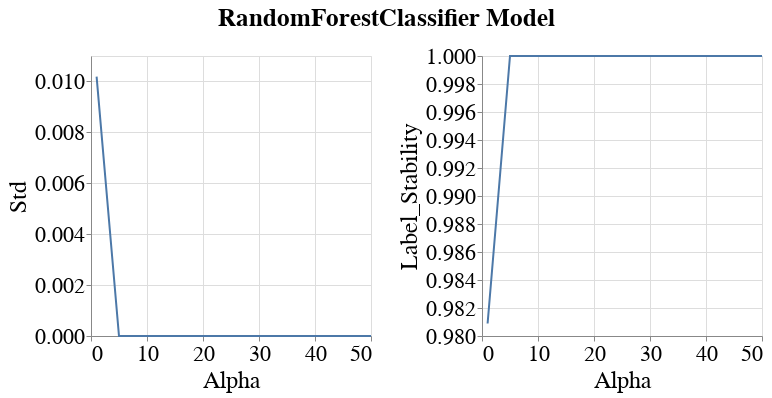

The notebook cell this image was saved under:
### Code cell
visualizer.create_subgroup_metrics_line_band_plot(model_name=MODEL_NAMES[0],
                                                  subgroup_metrics=['Std', 'Label_Stability'],
                                                  subgroup='sex_dis')

### Figure 1 — Vega-Lite specification as saved in the notebook (floating-point values rounded to 4 significant figures)
{"config": {"view": {"continuousWidth": 400, "continuousHeight": 300}, "axis": {"labelFontSize": 22, "labelFontWeight": "normal", "titleFontSize": 24, "titleFontWeight": "normal"}, "legend": {"labelFontSize": 22, "symbolStrokeWidth": 10, "titleFontSize": 24}, "title": {"fontSize": 22}}, "vconcat": [{"hconcat": [{"layer": [{"mark": {"type": "errorband", "extent": "ci"}, "encoding": {"x": {"field": "Intervention_Param", "title": "Alpha", "type": "quantitative"}, "y": {"field": "Metric_Value", "scale": {"zero": false}, "title": "Std", "type": "quantitative"}}}, {"mark": "line", "encoding": {"x": {"field": "Intervention_Param", "title": "Alpha", "type": "quantitative"}, "y": {"aggregate": "mean", "field": "Metric_Value", "scale": {"zero": false}, "title": "Std", "type": "quantitative"}}}], "height": 280, "width": 280}, {"layer": [{"mark": {"type": "errorband", "extent": "ci"}, "encoding": {"x": {"field": "Intervention_Param", "title": "Alpha", "type": "quantitative"}, "y": {"field": "Metric_Value", "scale": {"zero": false}, "title": "Label_Stability", "type": "quantitative"}}}, {"mark": "line", "encoding": {"x": {"field": "Intervention_Param", "title": "Alpha", "type": "quantitative"}, "y": {"aggregate": "mean", "field": "Metric_Value", "scale": {"zero": false}, "title": "Label_Stability", "type": "quantitative"}}}], "data": {"name": "data-56a6ef934cbf0574a8db35be5f100b4e"}, "height": 280, "width": 280}]}], "data": {"name": "data-d96d1218a26b8802bdfee82853a65452"}, "title": {"text": "RandomForestClassifier Model", "anchor": "middle", "dy": -10, "fontSize": 25}, "$schema": "https://vega.github.io/schema/vega-lite/v4.17.0.json", "datasets": {"data-d96d1218a26b8802bdfee82853a65452": [{"Metric": "Std", "Model_Name": "RandomForestClassifier", "Model_Params": "{'bootstrap': True, 'ccp_alpha': 0.0, 'class_weight': None, 'criterion': 'gini', 'max_depth': 10, 'max_features': 'sqrt', 'max_leaf_nodes': None, 'max_samples': None, 'min_impurity_decrease': 0.0, 'min_samples_leaf': 1, 'min_samples_split': 2, 'min_weight_fraction_leaf': 0.0, 'n_estimators': 100, 'n_jobs': None, 'oob_score': False, 'random_state': 200, 'verbose': 0, 'warm_start': False}", "Dataset_Name": "StudentPerformance", "Num_Estimators": 200, "Tag": "OK", "Record_Create_Date_Time": "2023-10-28T11:14:54.873000", "Session_Uuid": "c69c602f-b78e-46ea-9836-1fc7471ad426", "Experiment_Iteration": "Exp_iter_2", "Dataset_Split_Seed": 200, "Model_Init_Seed": 200, "Fair_Intervention_Params_Lst": "[1, 5, 10, 25, 50]", "Intervention_Param": 1, "Subgroup": "sex_dis", "Metric_Value": 0.01019}, {"Metric": "Std", "Model_Name": "RandomForestClassifier", "Model_Params": "{'bootstrap': True, 'ccp_alpha': 0.0, 'class_weight': None, 'criterion': 'gini', 'max_depth': 10, 'max_features': 'sqrt', 'max_leaf_nodes': None, 'max_samples': None, 'min_impurity_decrease': 0.0, 'min_samples_leaf': 1, 'min_samples_split': 2, 'min_weight_fraction_leaf': 0.0, 'n_estimators': 100, 'n_jobs': None, 'oob_score': False, 'random_state': 200, 'verbose': 0, 'warm_start': False}", "Dataset_Name": "StudentPerformance", "Num_Estimators": 200, "Tag": "OK", "Record_Create_Date_Time": "2023-10-28T11:18:09.625000", "Session_Uuid": "c69c602f-b78e-46ea-9836-1fc7471ad426", "Experiment_Iteration": "Exp_iter_2", "Dataset_Split_Seed": 200, "Model_Init_Seed": 200, "Fair_Intervention_Params_Lst": "[1, 5, 10, 25, 50]", "Intervention_Param": 5, "Subgroup": "sex_dis", "Metric_Value": 0.0}, {"Metric": "Std", "Model_Name": "RandomForestClassifier", "Model_Params": "{'bootstrap': True, 'ccp_alpha': 0.0, 'class_weight': None, 'criterion': 'gini', 'max_depth': 10, 'max_features': 'sqrt', 'max_leaf_nodes': None, 'max_samples': None, 'min_impurity_decrease': 0.0, 'min_samples_leaf': 1, 'min_samples_split': 2, 'min_weight_fraction_leaf': 0.0, 'n_estimators': 100, 'n_jobs': None, 'oob_score': False, 'random_state': 200, 'verbose': 0, 'warm_start': False}", "Dataset_Name": "StudentPerformance", "Num_Estimators": 200, "Tag": "OK", "Record_Create_Date_Time": "2023-10-28T11:21:26.621000", "Session_Uuid": "c69c602f-b78e-46ea-9836-1fc7471ad426", "Experiment_Iteration": "Exp_iter_2", "Dataset_Split_Seed": 200, "Model_Init_Seed": 200, "Fair_Intervention_Params_Lst": "[1, 5, 10, 25, 50]", "Intervention_Param": 10, "Subgroup": "sex_dis", "Metric_Value": 0.0}, {"Metric": "Std", "Model_Name": "RandomForestClassifier", "Model_Params": "{'bootstrap': True, 'ccp_alpha': 0.0, 'class_weight': None, 'criterion': 'gini', 'max_depth': 10, 'max_features': 'sqrt', 'max_leaf_nodes': None, 'max_samples': None, 'min_impurity_decrease': 0.0, 'min_samples_leaf': 1, 'min_samples_split': 2, 'min_weight_fraction_leaf': 0.0, 'n_estimators': 100, 'n_jobs': None, 'oob_score': False, 'random_state': 200, 'verbose': 0, 'warm_start': False}", "Dataset_Name": "StudentPerformance", "Num_Estimators": 200, "Tag": "OK", "Record_Create_Date_Time": "2023-10-28T11:24:41.066000", "Session_Uuid": "c69c602f-b78e-46ea-9836-1fc7471ad426", "Experiment_Iteration": "Exp_iter_2", "Dataset_Split_Seed": 200, "Model_Init_Seed": 200, "Fair_Intervention_Params_Lst": "[1, 5, 10, 25, 50]", "Intervention_Param": 25, "Subgroup": "sex_dis", "Metric_Value": 0.0}, {"Metric": "Std", "Model_Name": "RandomForestClassifier", "Model_Params": "{'bootstrap': True, 'ccp_alpha': 0.0, 'class_weight': None, 'criterion': 'gini', 'max_depth': 10, 'max_features': 'sqrt', 'max_leaf_nodes': None, 'max_samples': None, 'min_impurity_decrease': 0.0, 'min_samples_leaf': 1, 'min_samples_split': 2, 'min_weight_fraction_leaf': 0.0, 'n_estimators': 100, 'n_jobs': None, 'oob_score': False, 'random_state': 200, 'verbose': 0, 'warm_start': False}", "Dataset_Name": "StudentPerformance", "Num_Estimators": 200, "Tag": "OK", "Record_Create_Date_Time": "2023-10-28T11:27:38.138000", "Session_Uuid": "c69c602f-b78e-46ea-9836-1fc7471ad426", "Experiment_Iteration": "Exp_iter_2", "Dataset_Split_Seed": 200, "Model_Init_Seed": 200, "Fair_Intervention_Params_Lst": "[1, 5, 10, 25, 50]", "Intervention_Param": 50, "Subgroup": "sex_dis", "Metric_Value": 0.0}], "data-56a6ef934cbf0574a8db35be5f100b4e": [{"Metric": "Label_Stability", "Model_Name": "RandomForestClassifier", "Model_Params": "{'bootstrap': True, 'ccp_alpha': 0.0, 'class_weight': None, 'criterion': 'gini', 'max_depth': 10, 'max_features': 'sqrt', 'max_leaf_nodes': None, 'max_samples': None, 'min_impurity_decrease': 0.0, 'min_samples_leaf': 1, 'min_samples_split': 2, 'min_weight_fraction_leaf': 0.0, 'n_estimators': 100, 'n_jobs': None, 'oob_score': False, 'random_state': 200, 'verbose': 0, 'warm_start': False}", "Dataset_Name": "StudentPerformance", "Num_Estimators": 200, "Tag": "OK", "Record_Create_Date_Time": "2023-10-28T11:14:54.873000", "Session_Uuid": "c69c602f-b78e-46ea-9836-1fc7471ad426", "Experiment_Iteration": "Exp_iter_2", "Dataset_Split_Seed": 200, "Model_Init_Seed": 200, "Fair_Intervention_Params_Lst": "[1, 5, 10, 25, 50]", "Intervention_Param": 1, "Subgroup": "sex_dis", "Metric_Value": 0.9809}, {"Metric": "Label_Stability", "Model_Name": "RandomForestClassifier", "Model_Params": "{'bootstrap': True, 'ccp_alpha': 0.0, 'class_weight': None, 'criterion': 'gini', 'max_depth': 10, 'max_features': 'sqrt', 'max_leaf_nodes': None, 'max_samples': None, 'min_impurity_decrease': 0.0, 'min_samples_leaf': 1, 'min_samples_split': 2, 'min_weight_fraction_leaf': 0.0, 'n_estimators': 100, 'n_jobs': None, 'oob_score': False, 'random_state': 200, 'verbose': 0, 'warm_start': False}", "Dataset_Name": "StudentPerformance", "Num_Estimators": 200, "Tag": "OK", "Record_Create_Date_Time": "2023-10-28T11:18:09.625000", "Session_Uuid": "c69c602f-b78e-46ea-9836-1fc7471ad426", "Experiment_Iteration": "Exp_iter_2", "Dataset_Split_Seed": 200, "Model_Init_Seed": 200, "Fair_Intervention_Params_Lst": "[1, 5, 10, 25, 50]", "Intervention_Param": 5, "Subgroup": "sex_dis", "Metric_Value": 1.0}, {"Metric": "Label_Stability", "Model_Name": "RandomForestClassifier", "Model_Params": "{'bootstrap': True, 'ccp_alpha': 0.0, 'class_weight': None, 'criterion': 'gini', 'max_depth': 10, 'max_features': 'sqrt', 'max_leaf_nodes': None, 'max_samples': None, 'min_impurity_decrease': 0.0, 'min_samples_leaf': 1, 'min_samples_split': 2, 'min_weight_fraction_leaf': 0.0, 'n_estimators': 100, 'n_jobs': None, 'oob_score': False, 'random_state': 200, 'verbose': 0, 'warm_start': False}", "Dataset_Name": "StudentPerformance", "Num_Estimators": 200, "Tag": "OK", "Record_Create_Date_Time": "2023-10-28T11:21:26.621000", "Session_Uuid": "c69c602f-b78e-46ea-9836-1fc7471ad426", "Experiment_Iteration": "Exp_iter_2", "Dataset_Split_Seed": 200, "Model_Init_Seed": 200, "Fair_Intervention_Params_Lst": "[1, 5, 10, 25, 50]", "Intervention_Param": 10, "Subgroup": "sex_dis", "Metric_Value": 1.0}, {"Metric": "Label_Stability", "Model_Name": "RandomForestClassifier", "Model_Params": "{'bootstrap': True, 'ccp_alpha': 0.0, 'class_weight': None, 'criterion': 'gini', 'max_depth': 10, 'max_features': 'sqrt', 'max_leaf_nodes': None, 'max_samples': None, 'min_impurity_decrease': 0.0, 'min_samples_leaf': 1, 'min_samples_split': 2, 'min_weight_fraction_leaf': 0.0, 'n_estimators': 100, 'n_jobs': None, 'oob_score': False, 'random_state': 200, 'verbose': 0, 'warm_start': False}", "Dataset_Name": "StudentPerformance", "Num_Estimators": 200, "Tag": "OK", "Record_Create_Date_Time": "2023-10-28T11:24:41.066000", "Session_Uuid": "c69c602f-b78e-46ea-9836-1fc7471ad426", "Experiment_Iteration": "Exp_iter_2", "Dataset_Split_Seed": 200, "Model_Init_Seed": 200, "Fair_Intervention_Params_Lst": "[1, 5, 10, 25, 50]", "Intervention_Param": 25, "Subgroup": "sex_dis", "Metric_Value": 1.0}, {"Metric": "Label_Stability", "Model_Name": "RandomForestClassifier", "Model_Params": "{'bootstrap': True, 'ccp_alpha': 0.0, 'class_weight': None, 'criterion': 'gini', 'max_depth': 10, 'max_features': 'sqrt', 'max_leaf_nodes': None, 'max_samples': None, 'min_impurity_decrease': 0.0, 'min_samples_leaf': 1, 'min_samples_split': 2, 'min_weight_fraction_leaf': 0.0, 'n_estimators': 100, 'n_jobs': None, 'oob_score': False, 'random_state': 200, 'verbose': 0, 'warm_start': False}", "Dataset_Name": "StudentPerformance", "Num_Estimators": 200, "Tag": "OK", "Record_Create_Date_Time": "2023-10-28T11:27:38.138000", "Session_Uuid": "c69c602f-b78e-46ea-9836-1fc7471ad426", "Experiment_Iteration": "Exp_iter_2", "Dataset_Split_Seed": 200, "Model_Init_Seed": 200, "Fair_Intervention_Params_Lst": "[1, 5, 10, 25, 50]", "Intervention_Param": 50, "Subgroup": "sex_dis", "Metric_Value": 1.0}]}}
